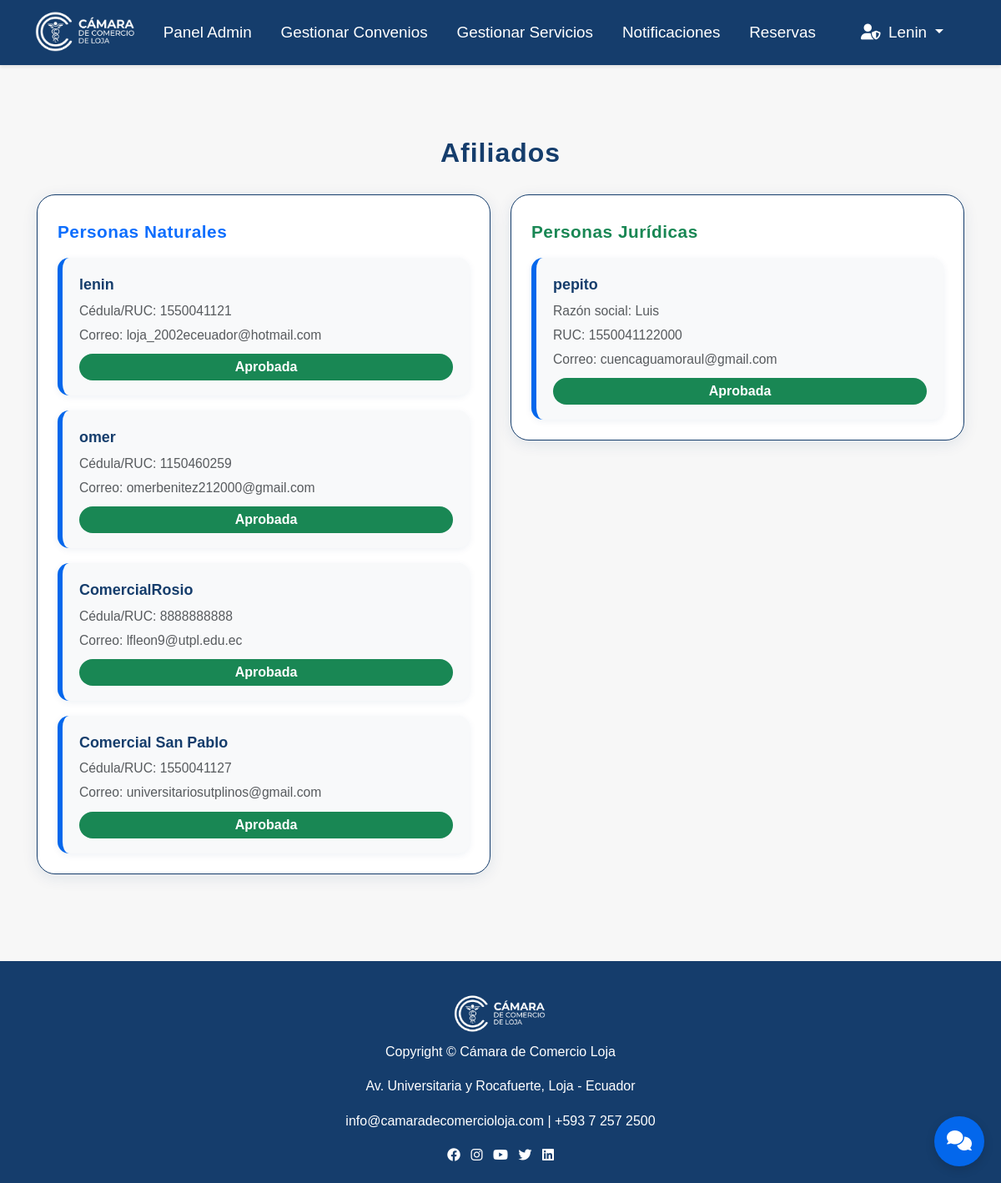
/admin-ver-afiliados/ (signed in), run on the app's committed database.
### camara/models.py (models this page shows, shortened)
class Usuario(AbstractUser):
    TIPO_USUARIO_CHOICES = [
        ('socio', 'Socio'),
        ('visitante', 'Visitante'),
        ('empresa', 'Empresa'),
    ]
    nombre = models.CharField(max_length=255)
    tipo_usuario = models.CharField(max_length=10, choices=TIPO_USUARIO_CHOICES)
    cedula = models.CharField(max_length=20, unique=True, null=True, blank=True)
    email = models.EmailField(unique=True)
    telefono = models.CharField(max_length=20, null=True, blank=True)
    red_social_preferida = models.CharField(max_length=100, null=True, blank=True)
    aprobado = models.BooleanField(default=False)
    debe_cambiar_contrasena = models.BooleanField(default=False)
    fecha_contrasena_temporal = models.DateTimeField(null=True, blank=True)
    groups = models.ManyToManyField(
        Group,
        related_name='usuario_set',
        blank=True,
        help_text='The groups this user belongs to.',
        verbose_name='groups'
    )
    user_permissions = models.ManyToManyField(
        Permission,
        related_name='usuario_set',
        blank=True,
        help_text='Specific permissions for this user.',
        verbose_name='user permissions'
    )

class Afiliacion(models.Model):
    ESTADO_CHOICES = [
        ('pendiente', 'Pendiente'),
        ('aprobada', 'Aprobada'),
        ('rechazada', 'Rechazada'),
    ]
    usuario = models.ForeignKey(Usuario, on_delete=models.SET_NULL, null=True, blank=True)
    fecha_solicitud = models.DateTimeField(default=timezone.now)
    fecha_afiliacion = models.DateTimeField(null=True, blank=True)
    estado = models.CharField(max_length=10, choices=ESTADO_CHOICES, default='pendiente')
    tipo_persona = models.CharField(max_length=20, choices=[('natural', 'Natural'), ('juridica', 'Jurídica')])
    correo_electronico = models.EmailField()
    telefono = models.CharField(max_length=20, null=True, blank=True)
    red_social_whatsapp = models.BooleanField(default=False)
    red_social_facebook = models.BooleanField(default=False)
    red_social_instagram = models.BooleanField(default=False)
    red_social_youtube = models.BooleanField(default=False)
    red_social_tiktok = models.BooleanField(default=False)
    comprobante_pago = models.FileField(upload_to='comprobantes/', null=True, blank=True)
    class Meta:
        abstract = True

class AfiliacionNatural(Afiliacion):
    nombre_comercial_o_nombres = models.CharField(max_length=255)
    ruc_o_cedula = models.CharField(max_length=20)
    direccion_principal = models.TextField(null=True, blank=True)
    calle = models.CharField(max_length=255, null=True, blank=True)
    numero = models.CharField(max_length=50, null=True, blank=True)
    calle_interseccion = models.CharField(max_length=255, null=True, blank=True)
    referencia = models.CharField(max_length=255, null=True, blank=True)
    edificio = models.CharField(max_length=255, null=True, blank=True)
    piso = models.CharField(max_length=10, null=True, blank=True)
    oficina = models.CharField(max_length=10, null=True, blank=True)
    parroquia = models.CharField(max_length=255, null=True, blank=True)
    ciudad = models.CharField(max_length=255, null=True, blank=True)
    pais = models.CharField(max_length=255, null=True, blank=True)
    pagina_web = models.URLField(null=True, blank=True)

class AfiliacionJuridica(Afiliacion):
    razon_social = models.CharField(max_length=255)
    nombre_comercial_o_nombres = models.CharField(max_length=255)
    ruc_o_cedula = models.CharField(max_length=20)
    rep_legal_cedula_pasaporte = models.CharField(max_length=50)
    rep_legal_apellido1 = models.CharField(max_length=100)
    rep_legal_apellido2 = models.CharField(max_length=100, null=True, blank=True)
    rep_legal_nombres = models.CharField(max_length=255)
    direccion_principal = models.TextField(null=True, blank=True)
    calle = models.CharField(max_length=255, null=True, blank=True)
    numero = models.CharField(max_length=50, null=True, blank=True)
    calle_interseccion = models.CharField(max_length=255, null=True, blank=True)
    referencia = models.CharField(max_length=255, null=True, blank=True)
    edificio = models.CharField(max_length=255, null=True, blank=True)
    piso = models.CharField(max_length=10, null=True, blank=True)
    oficina = models.CharField(max_length=10, null=True, blank=True)
    parroquia = models.CharField(max_length=255, null=True, blank=True)
    ciudad = models.CharField(max_length=255, null=True, blank=True)
    pais = models.CharField(max_length=255, null=True, blank=True)
    pagina_web = models.URLField(null=True, blank=True)
    correo_empresa = models.EmailField(null=True, blank=True)
    telefono1 = models.CharField(max_length=20, null=True, blank=True)
    telefono2 = models.CharField(max_length=20, null=True, blank=True)
    telefono3 = models.CharField(max_length=20, null=True, blank=True)
    celular = models.CharField(max_length=20, null=True, blank=True)
    tipo_negocio_comercio = models.BooleanField(default=False)
    tipo_negocio_servicios = models.BooleanField(default=False)
    tipo_negocio_import_export = models.BooleanField(default=False)
    tipo_negocio_industria = models.BooleanField(default=False)
    tipo_negocio_otros = models.BooleanField(default=False)
    actividad_economica = models.CharField(max_length=255, null=True, blank=True)
    contacto_juridico_correo = models.EmailField(null=True, blank=True)
    contacto_juridico_telefono = models.CharField(max_length=20, null=True, blank=True)
    contacto_natural_correo = models.EmailField(null=True, blank=True)
    contacto_natural_telefono = models.CharField(max_length=20, null=True, blank=True)
    titular_nombre = models.CharField(max_length=255)
    titular_telefono = models.CharField(max_length=20)
    titular_fecha_nacimiento = models.DateField()
    titular_cedula = models.CharField(max_length=20)
    beneficiario1_nombre = models.CharField(max_length=255, null=True, blank=True)
    beneficiario1_porcentaje = models.DecimalField(max_digits=5, decimal_places=2, null=True, blank=True)
    beneficiario2_nombre = models.CharField(max_length=255, null=True, blank=True)  # Corregido aquí
    beneficiario2_porcentaje = models.DecimalField(max_digits=5, decimal_places=2, null=True, blank=True)
    beneficiario3_nombre = models.CharField(max_length=255, null=True, blank=True)
    beneficiario3_porcentaje = models.DecimalField(max_digits=5, decimal_places=2, null=True, blank=True)
    firma = models.TextField(null=True, blank=True)

### camara/views.py (the view)
# urls.py: path('admin-ver-afiliados/', views.admin_ver_afiliados, name='admin_ver_afiliados'),
@permission_required('camara.view_afiliacionnatural', login_url='/login/')
def admin_ver_afiliados(request):
    grupo = get_user_group(request.user)
    if grupo != 'admin':
        return redirect('home')
    afiliados_naturales = AfiliacionNatural.objects.filter(estado='aprobada')
    afiliados_juridicos = AfiliacionJuridica.objects.filter(estado='aprobada')
    return render(request, 'adminview/ver_afiliados.html', {
        'afiliados_naturales': afiliados_naturales,
        'afiliados_juridicos': afiliados_juridicos,
    })

### camara/template/adminview/ver_afiliados.html (shortened to what this page needs)
{% extends "master.html" %}
{% load static %}
{% block content %}
<div class="container mt-5">
    <div class="afiliados-section-title mb-4">Afiliados</div>
    <div class="row">
        <div class="col-md-6">
            <div class="afiliados-card-group mb-4">
                <h4 class="text-primary">Personas Naturales</h4>
                <div>
                    {% for af in afiliados_naturales %}
                    <div class="afiliado-item">
                        <strong>{{ af.nombre_comercial_o_nombres }}</strong>
                        <span class="text-muted">Cédula/RUC: {{ af.ruc_o_cedula }}</span>
                        <span class="text-muted">Correo: {{ af.correo_electronico }}</span>
                        <span class="badge bg-success">{{ af.get_estado_display }}</span>
                    </div>
                    {% empty %}
                    <div class="afiliado-item text-muted">No hay afiliados naturales.</div>
                    {% endfor %}
                </div>
            </div>
        </div>
        <div class="col-md-6">
            <div class="afiliados-card-group mb-4">
                <h4 class="text-success">Personas Jurídicas</h4>
                <div>
                    {% for af in afiliados_juridicos %}
                    <div class="afiliado-item">
                        <strong>{{ af.nombre_comercial_o_nombres }}</strong>
                        <span class="text-muted">Razón social: {{ af.razon_social }}</span>
                        <span class="text-muted">RUC: {{ af.ruc_o_cedula }}</span>
                        <span class="text-muted">Correo: {{ af.correo_electronico }}</span>
                        <span class="badge bg-success">{{ af.get_estado_display }}</span>
                    </div>
                    {% empty %}
                    <div class="afiliado-item text-muted">No hay afiliados jurídicos.</div>
                    {% endfor %}
                </div>
            </div>
        </div>
    </div>
</div>
{% endblock %}

### camara/template/master.html (shortened to what this page needs)
{% load static %}
<!DOCTYPE html>
<html lang="es">
<head>
    <link href="https://cdn.jsdelivr.net/npm/bootstrap@5.3.0/dist/css/bootstrap.min.css" rel="stylesheet">
    <link href="https://cdnjs.cloudflare.com/ajax/libs/font-awesome/6.0.0/css/all.min.css" rel="stylesheet">
    <link rel="stylesheet" href="{% static 'css/style.css' %}">
    <link rel="stylesheet" href="{% static 'css/Formularios.css' %}">
    <link rel="stylesheet" href="{% static 'css/admin.css' %}">
    <link rel="stylesheet" href="{% static 'css/afiliacion_detalle.css' %}">
    <link rel="stylesheet" href="{% static 'css/registro.css' %}">
    <link rel="stylesheet" href="{% static 'css/home.css' %}">
</head>
<body>
    <nav class="navbar navbar-expand-lg navbar-custom">
        <div class="container">
            <a class="navbar-brand" href="{% url 'home' %}">
                <img src="{% static 'img/logo2.png' %}" alt="Logo" class="logo-img me-2"
                    style="height:52px;vertical-align:middle;">
            </a>
            <div class="collapse navbar-collapse" id="navbarNav">
                <ul class="navbar-nav me-auto">
                    {% if user.is_authenticated and user.is_superuser %}
                    <li class="nav-item">
                        <a class="nav-link" href="{% url 'admin_home' %}">Panel Admin</a>
                    </li>
                    <li class="nav-item">
                        <a class="nav-link" href="{% url 'admin_convenios_list' %}">Gestionar Convenios</a>
                    </li>
                    <li class="nav-item">
                        <a class="nav-link" href="{% url 'admin_servicios_list' %}">Gestionar Servicios</a>
                    </li>
                    <li class="nav-item">
                        <a class="nav-link" href="{% url 'admin_notificacion' %}">Notificaciones</a>
                    </li>
                    <li class="nav-item">
                        <a class="nav-link" href="{% url 'admin_reservas_list' %}">Reservas</a>
                    </li>
                    {% endif %}
                </ul>
                <ul class="navbar-nav align-items-center flex-row">
                    {% if user.is_authenticated %}
                        {% if user.is_superuser or user.is_staff %}
                            <li class="nav-item dropdown">
                                <a class="nav-link dropdown-toggle" href="#" id="navbarDropdownAdmin" role="button"
                                    data-bs-toggle="dropdown">
                                    <i class="fas fa-user-shield me-1"></i>
                                    {% if user.nombre %}
                                        {{ user.nombre }}
                                    {% elif user.first_name %}
                                        {{ user.first_name }}
                                    {% else %}
                                        {{ user.username }}
                                    {% endif %}
                                </a>
                            </li>
                        {% endif %}
                    {% endif %}
                </ul>
            </div>
        </div>
    </nav>
    <main>
        {% block content %}{% endblock %}
    </main>
    <footer class="footer mt-5">
        <div class="container text-center">
            <img src="{% static 'img/logo2.png' %}" alt="Cámara de Comercio Loja" height="48" class="mb-2">
            <p>Copyright © {{ now|date:"Y" }} Cámara de Comercio Loja</p>
            <p>Av. Universitaria y Rocafuerte, Loja - Ecuador</p>
            <p>
                <a href="mailto:info@camaradecomercioloja.com">info@camaradecomercioloja.com</a> |
                <a href="tel:+59372572500">+593 7 257 2500</a>
            </p>
            <div>
                <a href="https://www.facebook.com/camaraloja" target="_blank" class="me-2"><i
                        class="fa-brands fa-facebook"></i></a>
                <a href="https://www.instagram.com/camara_loja/" target="_blank" class="me-2"><i
                        class="fa-brands fa-instagram"></i></a>
                <a href="https://www.youtube.com/@camaradecomercioloja" target="_blank" class="me-2"><i
                        class="fa-brands fa-youtube"></i></a>
                <a href="https://twitter.com/CamaraLoja" target="_blank" class="me-2"><i
                        class="fa-brands fa-twitter"></i></a>
                <a href="https://www.linkedin.com" target="_blank"><i class="fa-brands fa-linkedin"></i></a>
            </div>
        </div>
    </footer>
    <button id="chatbot-toggle" class="chatbot-toggle" title="Asistente Virtual">
        <i class="fas fa-comments"></i>
    </button>
</body>
</html>

### data on the page
Usuario: username "Lenin"
AfiliacionNatural: nombre_comercial_o_nombres "lenin", ruc_o_cedula "1550041121", correo_electronico "loja_2002eceuador@hotmail.com", estado "Aprobada"
AfiliacionNatural: nombre_comercial_o_nombres "omer", ruc_o_cedula "1150460259", correo_electronico "omerbenitez212000@gmail.com", estado "Aprobada"
AfiliacionNatural: nombre_comercial_o_nombres "ComercialRosio", ruc_o_cedula "8888888888", correo_electronico "lfleon9@utpl.edu.ec", estado "Aprobada"
AfiliacionNatural: nombre_comercial_o_nombres "Comercial San Pablo", ruc_o_cedula "1550041127", correo_electronico "universitariosutplinos@gmail.com", estado "Aprobada"
AfiliacionJuridica: nombre_comercial_o_nombres "pepito", razon_social "Luis", ruc_o_cedula "1550041122000", correo_electronico "cuencaguamoraul@gmail.com", estado "Aprobada"
